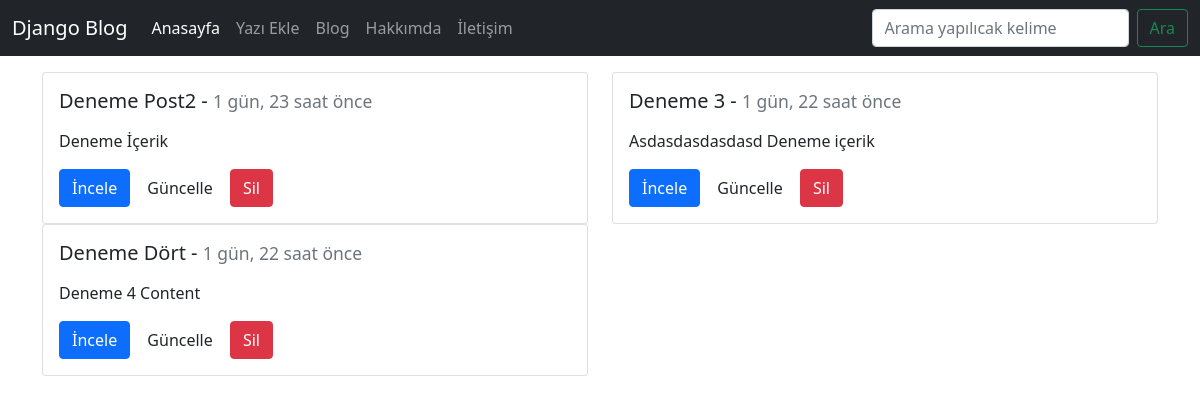
Page /post/index/ on the earlier database version.
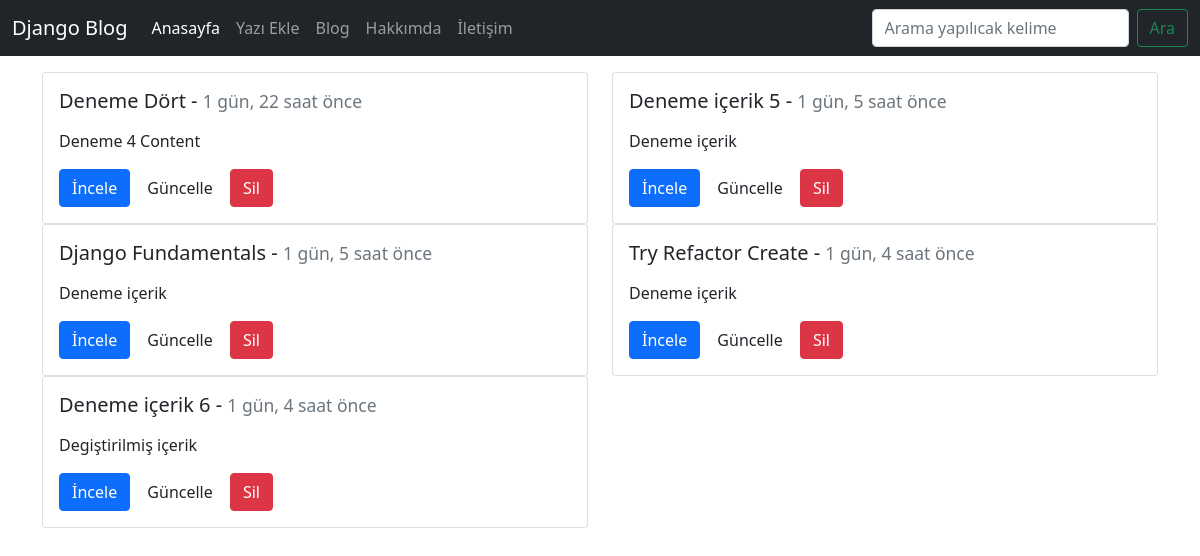
Same page on the later database version.
### post/models.py (models this page shows, shortened)
class Post(models.Model):
    title = models.CharField("Başlık", max_length=120)
    content = models.TextField("İçerik")
    publishing_date = models.DateTimeField("Yayımlanma Tarihi", auto_now_add=True)
    def get_absolute_url(self):
        return reverse('post:detail', kwargs={'id': self.id})
    def get_update_url(self):
        return reverse('post:update', kwargs={'id': self.id})
    def get_delete_url(self):
        return reverse('post:delete', kwargs={'id': self.id})

### post/views.py (the view)
# urls.py: path('index/', post_index, name='index'),
def post_index(request):
    posts = Post.objects.all()
    return render(request, 'post/index.html', {'posts': posts})

### templates/post/index.html
    {% extends 'base.html' %}
    {% block body %}
    <div class="container">
        <div class="row pt-3">
          {% for post in posts %}
            <div class="col-md-6 col-sm-6 col-12">
                <div class="card" style="width:100%">
                  <div class="card-body">
                    <h5 class="card-title">{{ post.title }} - <small class="text-muted h-6">{{ post.publishing_date|timesince }} önce</small></h5>
                    <p class="card-text"> {{ post.content|linebreaks|truncatechars:100 }}</p>
                    <a href="{{post.get_absolute_url}}" class="btn btn-primary">İncele</a>
                    <a href="{{post.get_update_url}}" class="btn btn-default">Güncelle</a>
                    <a href="{{post.get_delete_url}}" class="btn btn-danger">Sil</a>
                  </div>
                </div>
            </div>
          {% endfor %}
        </div>
    </div>
    {% endblock %}

Differences in the rows shown:
removed Post: title "Deneme Post2", publishing_date "1 gün, 23 saat", content "Deneme İçerik"
removed Post: title "Deneme 3", publishing_date "1 gün, 22 saat", content "Asdasdasdasdasd Deneme içerik"
added Post: title "Deneme içerik 5", publishing_date "1 gün, 5 saat", content "Deneme içerik"
added Post: title "Django Fundamentals", publishing_date "1 gün, 5 saat", content "Deneme içerik"
added Post: title "Try Refactor Create", publishing_date "1 gün, 4 saat", content "Deneme içerik"
added Post: title "Deneme içerik 6", publishing_date "1 gün, 4 saat", content "Degiştirilmiş içerik"
